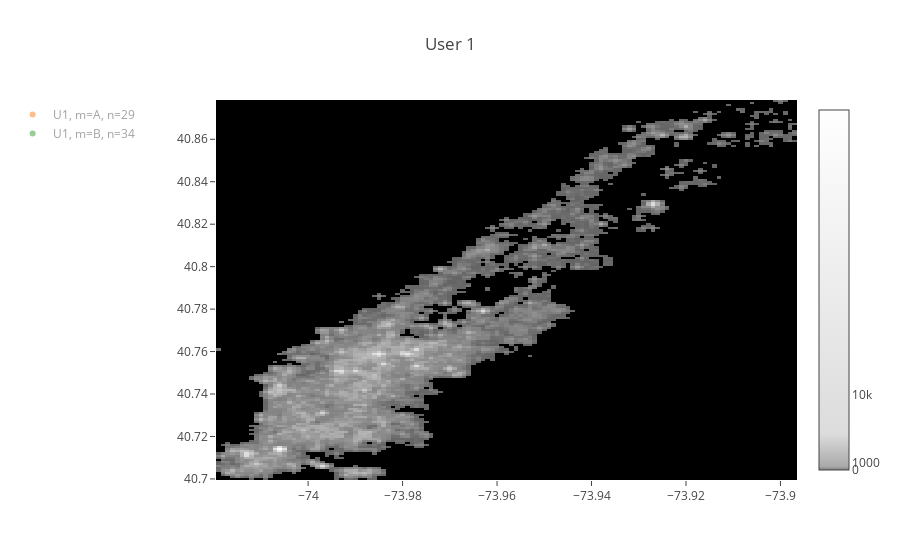

Notebook cell for this chart:
### Code cell
from kde.location_project.cmp import plot_scatter

u = 1

print(same['cmp_emd'].loc[same.a == u])
print(same['obs_emd'].loc[same.a == u])
plot_scatter(mpp=mpp, df=pop_deduped, uid=u)
